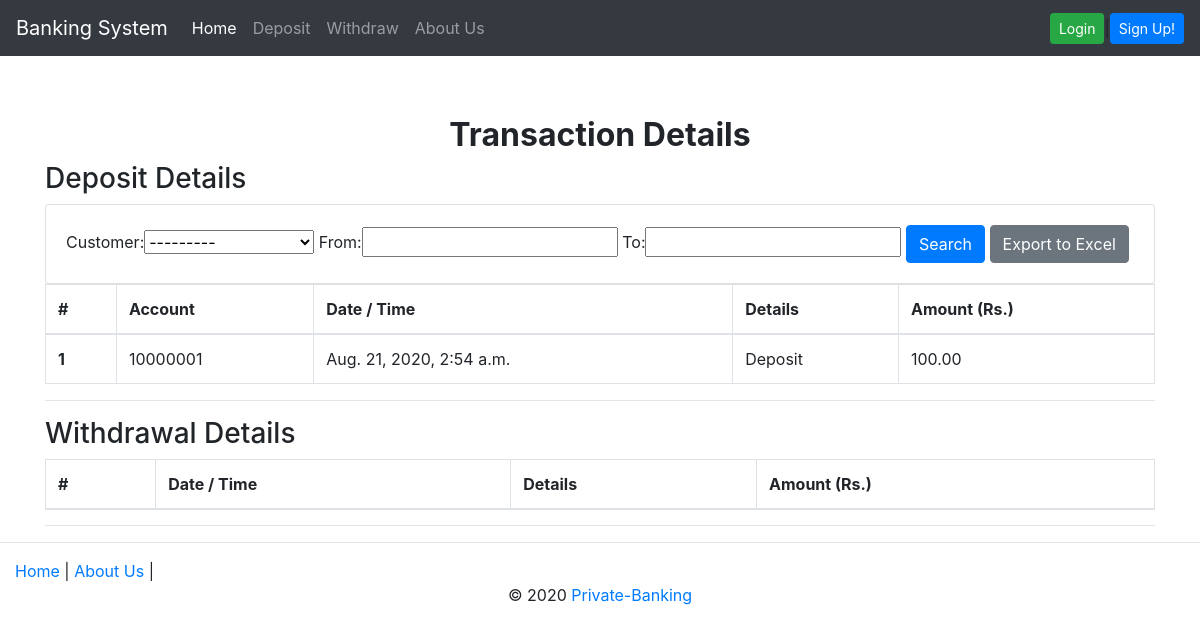
/recordSheet/, run on an earlier commit of the app's database.
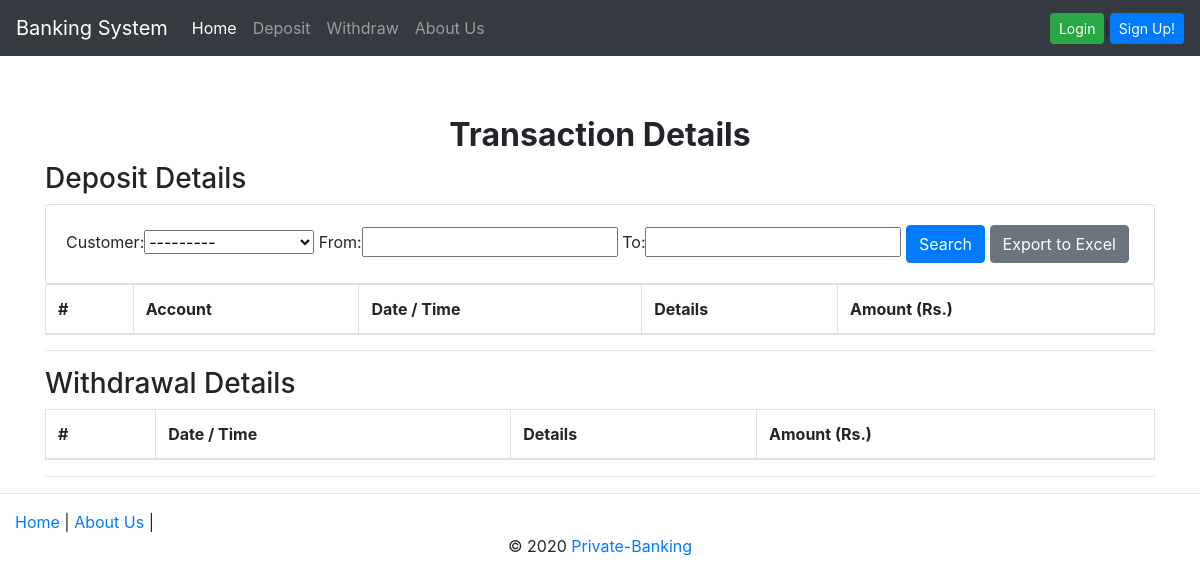
And on a later commit of the database.
### transactions/models.py (models this page shows, shortened)
class Deposit(models.Model):
	customer = models.ForeignKey(Customer, on_delete = models.CASCADE)
	amount = models.DecimalField(max_digits = 8, decimal_places=2)
	timestamp = models.DateTimeField(auto_now_add=True)

### accounts/models.py (models this page shows)
class Customer(models.Model):
	user = models.OneToOneField(User, on_delete=models.CASCADE)
	name = models.CharField(max_length = 200, null=True)
	account_no = models.PositiveIntegerField(
		unique=True,
		validators=[MinValueValidator(10000000),MaxValueValidator(99999999)]
	)
	balance = models.DecimalField(default=10,max_digits=8,decimal_places=2)
	GENDER_CHOICE = (
		('M', 'Male'),
		('F', 'Female')
	)
	gender = models.CharField(max_length=1, choices=GENDER_CHOICE)
	phone = models.IntegerField(unique=True, blank=True, null=True)
	email = models.EmailField(unique=True, null=False, blank=False)
	date_create = models.DateTimeField(auto_now_add=True, null=True)
	def __str__(self):
		return str(str(self.account_no)+"-"+self.name)

### transactions/views.py (the view)
# urls.py: path('recordSheet/', recordSheetView, name='recordSheet'),
def recordSheetView(request):
	deposit = Deposit.objects.all()
	depositTransactionFilter = DepositTransactionFilter(request.GET, queryset=deposit)
	deposit = depositTransactionFilter.qs
	print(depositTransactionFilter)
	withdrawal = Withdrawal.objects.all()
	context = {
		'depositTransactionFilter': depositTransactionFilter,
		'deposit': deposit,
		'withdrawal': withdrawal,
	}
	return render(request, 'recordSheet.html', context)

### banksystem/templates/recordSheet.html (shortened to what this page needs)
{% extends 'base.html' %}
{% block content %}
<div class="page-header">
  <h2 class="text-center"><b>Transaction Details</b></h2>
</div>
<h3>Deposit Details</h3>
<div class="row">
  <div class="col">
    <div class="card card-body">
      <form method="get">
          {{ depositTransactionFilter.form}}
        <button class='btn btn-primary' type='Submit'>Search</button>
        <a href="{%url 'export_excel' %}" class='btn btn-secondary'>Export to Excel</a>
      </form>
    </div>
  </div>
</div>
<table class="table table-hover table-bordered">
  <thead>
    <tr>
      <th>#</th>
      <th>Account</th>
      <th>Date / Time</th>
      <th>Details</th>
      <th>Amount (Rs.)</th>
    </tr>
  </thead>
  <tbody>
    <tr>
    {% for obj in deposit %}
      <th scope="row">{{forloop.counter}}</th>
      <td>{{obj.customer.account_no}}</td>
      <td>{{ obj.timestamp }}</td>
      <td>Deposit</td>
      <td>{{ obj.amount }}</td>
    </tr>
    {% endfor %}
  </tbody>
</table>
<hr>
<h3>Withdrawal Details</h3>
<table class="table table-hover table-bordered">
  <thead>
    <tr>
      <th>#</th>
      <th>Date / Time</th>
      <th>Details</th>
      <th>Amount (Rs.)</th>
    </tr>
  </thead>
</table>
<hr>
{% endblock content %}

What changed in the data, as far as the page shows it:
removed Deposit: customer.account_no "10000001", timestamp "Aug. 21, 2020, 2:54 a.m.", amount "100.00"
